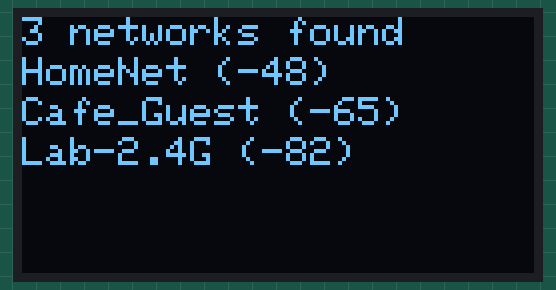
This sketch was run on a simulated ESP32. On the bench: 128×64 one-colour display. The display library's start-up logo is not drawn; a WiFi scan finds three made-up networks; what the sketch prints to the serial monitor is not drawn.

Above: at 4.3 s.

The sketch:

WiFi-Scanner.ino
```cpp
// This file type is specifically for Arduino IDE for my ESP32 board
// It scans for WiFi signals every 5 seconds and outputs them to my i2c screen
#include <WiFi.h>
#include <Wire.h>
#include <Adafruit_GFX.h>
#include <Adafruit_SSD1306.h>

#define SDA_PIN 21  // Replace with your SDA pin number
#define SCL_PIN 22  // Replace with your SCL pin number

#define SCREEN_WIDTH 128
#define SCREEN_HEIGHT 64
#define OLED_RESET    -1
#define SCREEN_ADDRESS 0x3C // Change this if needed

Adafruit_SSD1306 display(SCREEN_WIDTH, SCREEN_HEIGHT, &Wire, OLED_RESET);

void setup() {
  Wire.begin(SDA_PIN, SCL_PIN);  // Initialize I2C with SDA and SCL pins
  Serial.begin(115200);

  if (!display.begin(SSD1306_SWITCHCAPVCC, SCREEN_ADDRESS)) {
    Serial.println("SSD1306 initialization failed");
    while (1);
  }

  display.display();
  delay(2000);

  WiFi.mode(WIFI_STA);
  WiFi.disconnect();
  delay(100);

  Serial.println("Scanning Wifi networks");
  display.clearDisplay();
  display.setTextSize(1);
  display.setTextColor(SSD1306_WHITE);
  display.setCursor(0, 0);
  display.println("Scanning Wifi...");
  display.display();
}

void loop() {
  display.clearDisplay();
  display.setCursor(0, 0);

  int n = WiFi.scanNetworks();
  if (n == 0) {
    display.println("No networks found");
  } else {
    display.print(n);
    display.println(" networks found");
    for (int i = 0; i < n; ++i) {
      display.setCursor(0, (i + 1) * 10);
      display.print(WiFi.SSID(i));
      display.print(" (");
      display.print(WiFi.RSSI(i));
      display.print(")");
      delay(10);
    }
  }
  display.display();
  delay(5000);  // Scan every 5 seconds
}
```
